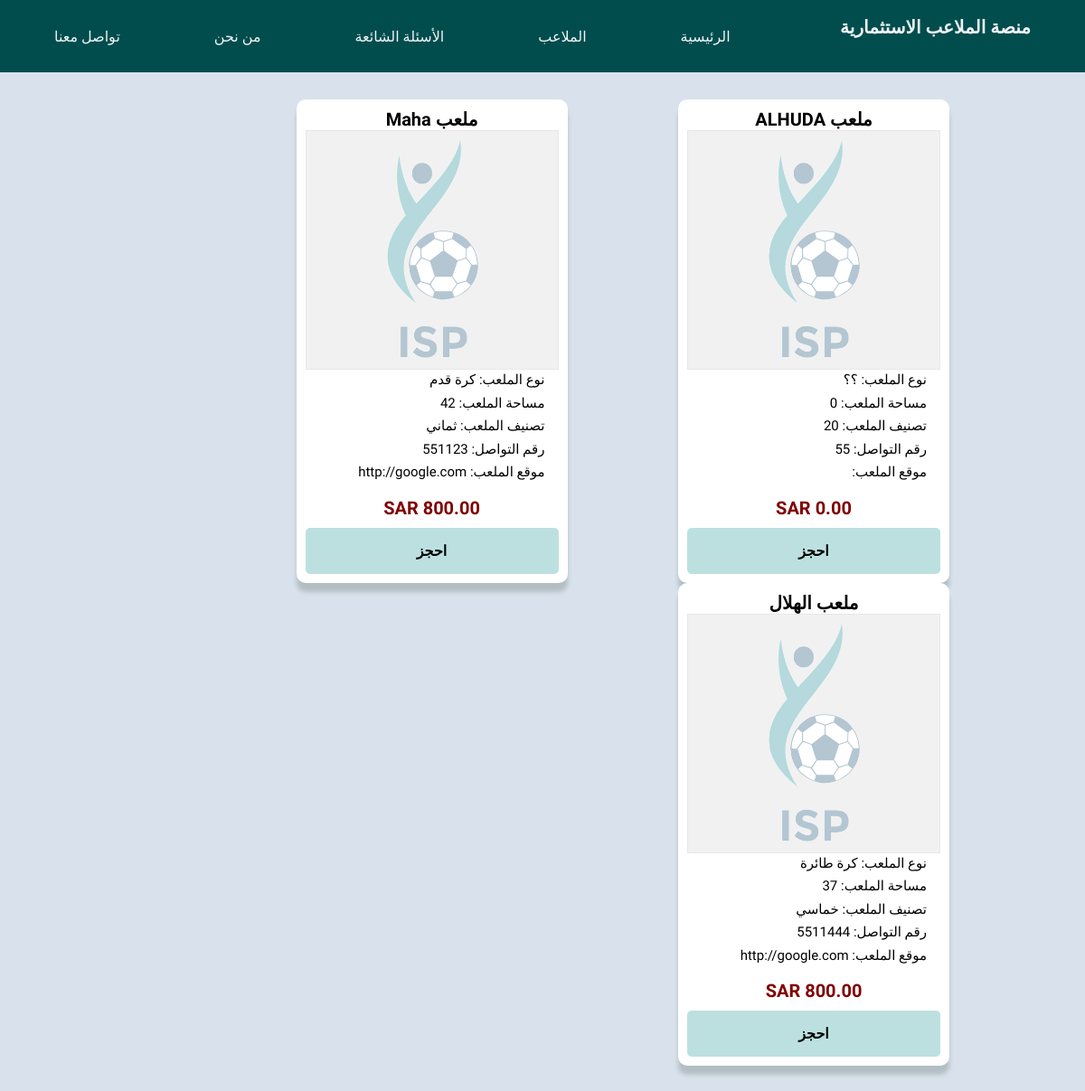
Screenshot of /Home2.php with the database file from the repository.
### tables this page shows
CREATE TABLE `court` (
  `name` varchar(30) NOT NULL,
  `investor_email` varchar(50) NOT NULL,
  `sport_type` varchar(20) NOT NULL,
  `category` varchar(30) NOT NULL,
  `price` decimal(10,2) NOT NULL,
  `space` int(15) NOT NULL,
  `location` varchar(100) NOT NULL,
  `contact_number` int(10) NOT NULL,
  `rate` decimal(2,2) NOT NULL,
  `picture` varchar(30) NOT NULL
);

### Home2.php (the view, shortened to what this page needs)
<!DOCTYPE html>
<html dir="rtl">
    <head>
        <link rel="stylesheet" href="courts.css" />
        <link rel="stylesheet" href="home2.css">
    </head>
<body>
        <header>
            <nav>
                <h3 class="logo">منصة الملاعب الاستثمارية</h3>
                <ul>
                <li><a href="homePage.html">الرئيسية</a></li>
                    <li><a href="Home2.php">الملاعب</a></li>
                    <li><a href="homePage.html">الأسئلة الشائعة</a></li>
                    <li><a href="homePage.html">من نحن</a></li>
                    <li><a href="homePage.html">تواصل معنا</a></li>
                </ul>
            </nav>
        </header>
        <section class="court-list">
        <?php
            $connection2 = mysqli_connect("localhost", "root", "", "tripleem");
            $sql = " SELECT * from court " ;
            $result2 = $connection2-> query($sql);
            if ($result2-> num_rows > 0){
                while ($row = $result2-> fetch_assoc()) {
              ?>
                <div class="container">
                    <form action="calendar.php" class="card" method="GET">
                            <div class="card-name">  ملعب  <?php echo $row['name'];?> </div>
                            <div class="card-photo"><img src="bahta.png"></div>
                            <div class="card-sport_type"> نوع الملعب: <?php echo $row['sport_type']; ?> </div>
                            <div class="card-space"> مساحة الملعب: <?php echo $row['space']; ?> </div>
                            <div class="card-category"> تصنيف الملعب: <?php echo $row['category']; ?> </div>
                            <div class="card-contact_number">رقم التواصل: <?php echo $row['contact_number']; ?> </div>
                            <div class="card-location">موقع الملعب: <?php echo $row['location']; ?> </div>
                            <br>
                            <div class="card-price">SAR <?php echo $row['price']; ?> </div>
                        <input type="submit" class="reserve-button" value="احجز" <?php $_SESSION['thecourt'] = $row['name']; ?>>
                </form>
                 </div>
                    <?php
                }
            }
            else{
                echo "0 result";
            }
        ?>
</section>
</body>
</html>

### courts.css (style rules this page uses)
* { margin: 0; padding: 0; box-sizing: border-box; }
html { font-size: 10px; }
body { font-family: 'Tajawal', sans-serif; background: #d9e2ec; }
h3 { font-size: 2rem; line-height: 1.8; margin-bottom: 2rem; color: #d5d5d5; }
header { background: #014d4d; color: #f0f4f8; }
nav { width: 90%; margin: 0 auto; max-width: 1366px; display: flex; justify-content: space-between; align-items: center; min-height: 10vh; font-size: 1.6rem; }
nav .logo { font-family: 'Kufam', cursive; font-weight: bold; color: #f0f4f8; flex: 4; }
nav ul { display: flex; list-style-type: none; justify-content: space-between; flex: 9; }
nav ul li a { display: block; color: #f0f4f8; text-decoration: none; }
label,input,textarea { font-family: inherit; font-size: 1.6rem; margin-bottom: 1.5rem; }
form { display: flex; flex-direction: column; width: 100%; }
input,textarea { width: 80%; border-radius: 1rem; border: none; outline: none; padding: 0.75rem 2rem; margin: 0 auto; }
.court-list { padding: 3em; }
.court-list .card { background-color: white; border-radius: 10px; padding: 1em; box-shadow: 0px 10px 5px #b2bec3; text-align: center; width: 300px; }
.card .card-name { font-size: 20px; font-weight: bold; }
.card .card-sport_type { text-align: right; margin-right: 1em; margin-bottom: 0.5em; font-size: 15px; }
.card .card-price { text-align: right; color: maroon; font-weight: bold; text-align: center; font-size: 20px; margin-bottom: 0.5em; }
.card .card-space { text-align: right; margin-right: 1em; margin-bottom: 0.5em; font-size: 15px; }
.card .card-category { text-align: right; margin-right: 1em; margin-bottom: 0.5em; font-size: 15px; }
.card .card-contact_number { text-align: right; margin-right: 1em; margin-bottom: 0.5em; font-size: 15px; }
.card .card-location { text-align: right; margin-right: 1em; margin-bottom: 0.5em; font-size: 15px; }
.card img { max-width: 100%; }
.card .reserve-button { background-color: rgb(188, 224, 224); border: none; padding: 1em; border-radius: 5px; font-weight: bold; width: 100%; }
div.container { margin-right: 120px; display: inline-grid; grid-template-columns: 1fr; grid-gap: 50px; }

### home2.css (style rules this page uses)
* { margin: 0; padding: 0; box-sizing: border-box; }
html { font-size: 10px; }
body { font-family: 'Tajawal', sans-serif; background: #d9e2ec; }
h3 { font-size: 2rem; line-height: 1.8; margin-bottom: 2rem; color: #d5d5d5; }
header { background: #014d4d; color: #f0f4f8; }
nav { width: 90%; margin: 0 auto; max-width: 1366px; display: flex; justify-content: space-between; align-items: center; min-height: 10vh; font-size: 1.6rem; right: 0px; }
nav .logo { font-family: 'Kufam', cursive; font-weight: bold; color: #f0f4f8; flex: 4; }
nav ul { display: flex; list-style-type: none; justify-content: space-between; flex: 9; }
nav ul li a { display: block; color: #f0f4f8; text-decoration: none; }
label,input,textarea { font-family: inherit; font-size: 1.6rem; margin-bottom: 1.5rem; }
form { display: flex; flex-direction: column; width: 100%; }
input,textarea { width: 80%; border-radius: 1rem; border: none; outline: none; padding: 0.75rem 2rem; margin: 0 auto; }

### rows the page displays
court: name "ALHUDA", sport_type "؟؟", space "0", category "20", contact_number "55", price "0.00"
court: name "Maha", sport_type "كرة قدم", space "42", category "ثماني", contact_number "551123", location "http://google.com", price "800.00"
court: name "الهلال", sport_type "كرة طائرة", space "37", category "خماسي", contact_number "5511444", location "http://google.com", price "800.00"
